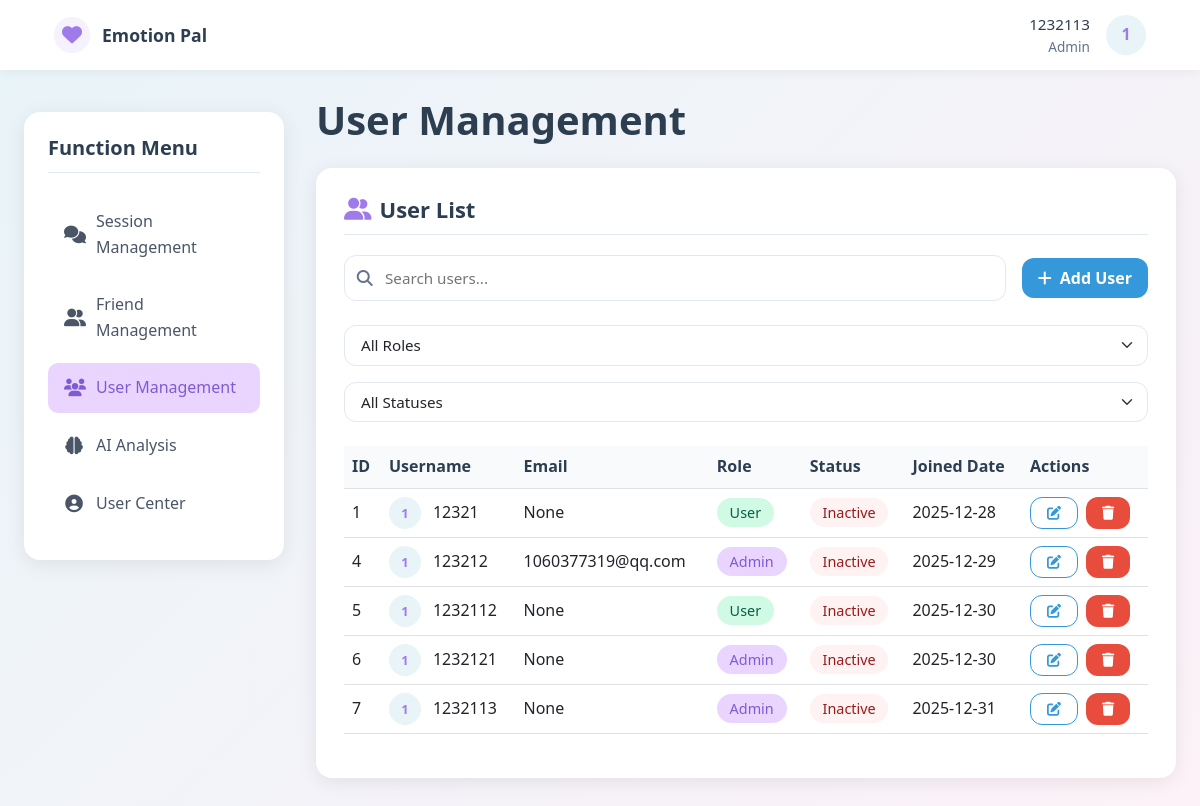
/user_management (signed in), run on the app's committed database.
### models.py (models this page shows, shortened)
class User(db.Model):
    __tablename__ = 'users'  # 显式指定表名（复数，避免歧义）| Explicitly specify table name (plural to avoid ambiguity)
    id = db.Column(db.Integer, primary_key=True, autoincrement=True)
    username = db.Column(db.String(20), unique=True, nullable=False, comment='用户名（唯一）| Username (unique)')
    password = db.Column(db.String(255), nullable=False, comment='加密后的密码| Encrypted password')
    role = db.Column(db.String(10), nullable=False, default='user', comment='角色：admin/agent/user| Role: admin/agent/user')
    email = db.Column(db.String(120), unique=True, nullable=True, comment='邮箱（可选，唯一）| Email (optional, unique)')
    phone = db.Column(db.String(11), unique=True, nullable=True, comment='手机号（可选，唯一）| Phone number (optional, unique)')
    real_name = db.Column(db.String(30), nullable=True, comment='真实姓名| Real name')
    avatar = db.Column(db.String(255), nullable=True, comment='头像URL| Avatar URL')
    is_active = db.Column(db.Boolean, default=True, comment='是否激活（禁用/启用）| Whether activated (disabled/enabled)')
    is_deleted = db.Column(db.Boolean, default=False, comment='软删除标记| Soft deletion flag')
    created_at = db.Column(db.DateTime, default=lambda: datetime.now(UTC), comment='创建时间（UTC）| Creation time (UTC)')
    updated_at = db.Column(db.DateTime, default=lambda: datetime.now(UTC), onupdate=lambda: datetime.now(UTC),
                           comment='更新时间| Update time')
    last_login_at = db.Column(db.DateTime, nullable=True, comment='最后登录时间| Last login time')
    initiated_chat_sessions = db.relationship(
        'ChatSession',
        foreign_keys='ChatSession.user_id',
        back_populates='initiator',
        lazy=True,
        cascade='all, delete-orphan'
    )
    handled_chat_sessions = db.relationship(
        'ChatSession',
        foreign_keys='ChatSession.agent_id',
        back_populates='handler',
        lazy=True,
        cascade='all, delete-orphan'
    )
    applied_appointments = db.relationship(
        'Appointment',
        foreign_keys='Appointment.user_id',
        back_populates='applicant',
        lazy=True
    )
    assigned_appointments = db.relationship(
        'Appointment',
        foreign_keys='Appointment.agent_id',
        back_populates='assigned_agent',
        lazy=True
    )
    friend_requests_sent = db.relationship(
        'FriendRelation',
        foreign_keys='FriendRelation.user_id',
        back_populates='user',
        lazy='dynamic',
        cascade='all, delete-orphan'
    )
    friend_requests_received = db.relationship(
        'FriendRelation',
        foreign_keys='FriendRelation.friend_id',
        back_populates='friend',
        lazy='dynamic',
        cascade='all, delete-orphan'
    )

### routes.py (the view)
    @app.route('/user_management')
    def user_management():
        if 'user_id' not in session or session['role'] != 'admin':
            flash('Permission denied', 'error')
            return redirect(url_for('login'))
        users = User.query.filter(User.is_deleted == False).all()
        return render_template('user_management.html', users=users)

### templates/user_management.html (shortened to what this page needs)
<!DOCTYPE html>
<html lang="en">
<head>
    <link href="https://cdn.jsdelivr.net/npm/bootstrap@5.3.0/dist/css/bootstrap.min.css" rel="stylesheet">
    <link rel="stylesheet" href="https://cdnjs.cloudflare.com/ajax/libs/font-awesome/6.4.0/css/all.min.css">
</head>
<body>
<nav class="main-nav" id="mainNav">
    <div class="container nav-container">
        <a href="/session_management" class="brand" aria-label="Emotion Pal Dashboard">
            <div class="brand-icon">
                <i class="fa fa-heart" aria-hidden="true"></i>
            </div>
            <span class="brand-name">Emotion Pal</span>
        </a>
        <div class="user-section">
            <div class="user-info">
                <div class="username" aria-label="Username">{{ session.username }}</div>
                <div class="user-role" aria-label="User role">{{ session.role | capitalize }}</div>
            </div>
            <div class="avatar-dropdown" id="avatarDropdown" aria-haspopup="true" aria-expanded="false">
                <div class="user-avatar" title="Click to open menu" tabindex="0" role="button" aria-label="User menu">
                    {% if session.avatar and session.avatar != '' %}
                    <img
                            src="{{ session.avatar }}"
                            alt="{{ session.username }}'s avatar"
                            class="avatar-img"
                            loading="lazy"
                            onerror="this.onerror=null; this.parentElement.innerHTML='{{ session.username[0].upper() }}'"
                    >
                    {% else %}
                    {{ session.username[0].upper() }}
                    {% endif %}
                </div>
            </div>
        </div>
    </div>
</nav>
    <div class="main-container">
        <aside class="sidebar" aria-label="Function menu">
        <h3 class="sidebar-title">Function Menu</h3>
        <ul class="sidebar-menu">
            <li class="sidebar-menu-item">
                <a href="/session_management" class="sidebar-menu-link " aria-current="page"
                   aria-label="Session management" tabindex="0">
                    <i class="fa fa-comments" aria-hidden="true"></i>
                    <span>Session Management</span>
                </a>
            </li>
            <li class="sidebar-menu-item">
                <a href="/friends_management" class="sidebar-menu-link" aria-label="Friends management" tabindex="0">
                    <i class="fa fa-user-friends" aria-hidden="true"></i>
                    <span>Friend Management</span>
                </a>
            </li>
            {% if session.role == 'admin' %}
            <li class="sidebar-menu-item">
                <a href="/user_management" class="sidebar-menu-link active" aria-label="User management" tabindex="0">
                    <i class="fa fa-users" aria-hidden="true"></i>
                    <span>User Management</span>
                </a>
            </li>
            {% endif %}
            <li class="sidebar-menu-item">
                <a href="/ai_analysis" class="sidebar-menu-link" aria-label="AI analysis" tabindex="0">
                    <i class="fa fa-brain" aria-hidden="true"></i>
                    <span>AI Analysis</span>
                </a>
            </li>
            <li class="sidebar-menu-item">
                <a href="/user_center" class="sidebar-menu-link" aria-label="User center" tabindex="0">
                    <i class="fa fa-user-circle" aria-hidden="true"></i>
                    <span>User Center</span>
                </a>
            </li>
        </ul>
    </aside>
        <div class="content-area">
            <div class="dashboard-header">
                <h1>User Management</h1>
            </div>
            <div class="section-card">
                <h2><i class="fas fa-user-friends"></i> User List</h2>
                <div class="search-container">
                    <div class="search-bar">
                        <i class="fas fa-search search-icon"></i>
                        <input type="text" class="search-input" placeholder="Search users...">
                    </div>
                    <button class="btn btn-primary" data-bs-toggle="modal" data-bs-target="#addUserModal">
                        <i class="fas fa-plus"></i> Add User
                    </button>
                </div>
                <div class="filter-group">
                    <select class="form-select">
                        <option value="all">All Roles</option>
                    </select>
                    <select class="form-select">
                        <option value="all">All Statuses</option>
                    </select>
                </div>
                <div class="table-responsive">
                    <table class="table table-hover">
                        <thead>
                            <tr>
                                <th>ID</th>
                                <th>Username</th>
                                <th>Email</th>
                                <th>Role</th>
                                <th>Status</th>
                                <th>Joined Date</th>
                                <th>Actions</th>
                            </tr>
                        </thead>
                        <tbody>
                            {% for user in users %}
                            <tr>
                                <td>{{ user.id }}</td>
                                <td>
                                    <div style="display: flex; align-items: center; gap: 0.75rem;">
                                        <div class="user-avatar" style="width: 32px; height: 32px; font-size: 0.8rem;">
                                            {{ user.username[0] | upper }}
                                        </div>
                                        {{ user.username }}
                                    </div>
                                </td>
                                <td>{{ user.email }}</td>
                                <td>
                                    <span class="status-badge" style="background-color:
                                        {% if user.role == 'admin' %}#E9D5FF{% elif user.role == 'agent' %}#DBEAFE{% else %}#D1FAE5{% endif %};
                                        color: {% if user.role == 'admin' %}#805AD5{% elif user.role == 'agent' %}#1E40AF{% else %}#065F46{% endif %};">
                                        {{ user.role | title }}
                                    </span>
                                </td>
                                <td>
                                    <span class="status-badge" style="background-color: {{ ' #D1FAE5' if user.active else '#FEF2F2' }};
                                        color: {{ '#065F46' if user.active else '#991B1B' }};">
                                        {{ 'Active' if user.active else 'Inactive' }}
                                    </span>
                                </td>
                                <td>{{ user.created_at.strftime('%Y-%m-%d') }}</td>
                                <td>
                                    <div style="display: flex; gap: 0.5rem;">
                                        <button class="btn btn-outline-primary btn-sm" data-bs-toggle="modal" data-bs-target="#editUserModal{{ user.id }}">
                                            <i class="fas fa-edit"></i>
                                        </button>
                                        <a href="/admin/delete_user/{{ user.id }}" class="btn btn-danger btn-sm" onclick="return confirm('Are you sure you want to delete this user?')">
                                            <i class="fas fa-trash"></i>
                                        </a>
                                    </div>
                                </td>
                            </tr>
                            {% endfor %}
                        </tbody>
                    </table>
                </div>
            </div>
        </div>
    </div>
</body>
</html>

### data on the page
User: id "1", username "1", username "12321", email "None", role "User", active "Inactive", created_at "2025-12-28"
User: id "4", username "1", username "123212", email "1060377319@qq.com", role "Admin", active "Inactive", created_at "2025-12-29"
User: id "5", username "1", username "1232112", email "None", role "User", active "Inactive", created_at "2025-12-30"
User: id "6", username "1", username "1232121", email "None", role "Admin", active "Inactive", created_at "2025-12-30"
User: id "7", username "1", username "1232113", email "None", role "Admin", active "Inactive", created_at "2025-12-31"

### other printed values
{{ session.username }} "1232113"
{{ session.role | capitalize }} "Admin"
{{ session.username[0].upper() }} "1"
